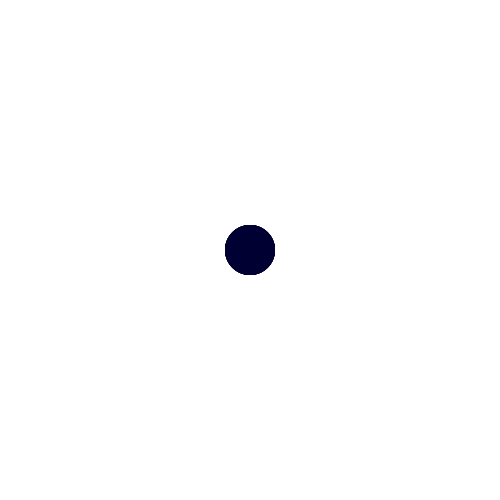
Frame 1 (no input)
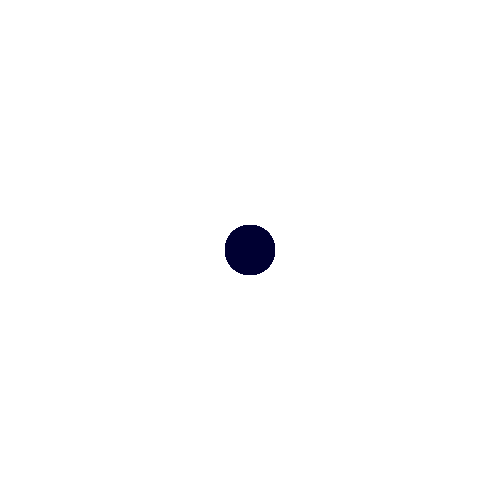
Frame 60 (the mouse pressed at the canvas centre just before this capture)
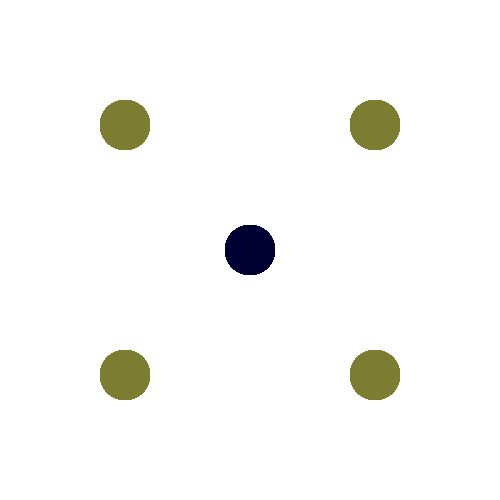
Frame 120 (the mouse held since frame 60 and released just before this capture)

The Processing sketch that drew these frames (run headless with seeded random() and noise(); from frame 60 on, the mouse is pressed at the canvas centre):

// Processing sketch: processing_139135
// ── processing_139135.pde



void setup() {
  size(500, 500);
  background(255); 
}

void draw() {
  translate(width/2, height/2);
  ellipseMode(CENTER);
  fill(mouseX/2, mouseY/2, 50);
  noStroke();
  ellipse(mouseX/2, mouseY/2, 50, 50);
  ellipse(-mouseX/2, -mouseY/2, 50, 50);
  ellipse(mouseY/2, mouseX/2, 50, 50);
  ellipse(-mouseY/2, -mouseX/2, 50, 50);
  ellipse(mouseX/2, -mouseY/2, 50, 50);
  ellipse(-mouseX/2, mouseY/2, 50, 50);
  ellipse(-mouseY/2, mouseX/2, 50, 50);
  ellipse(mouseY/2, -mouseX/2, 50, 50);
}
